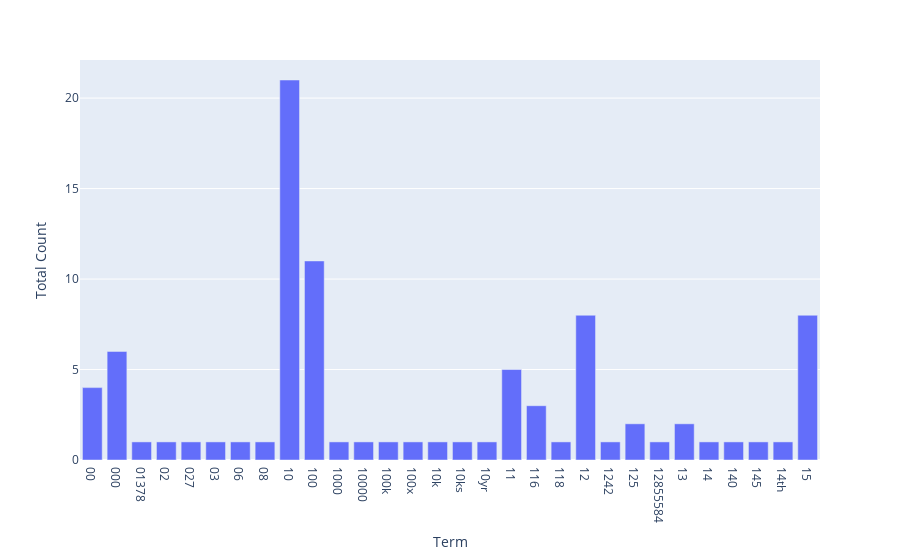

Source (notebook cell):
### Markdown cell above
### >>> Exercise 13
The chart above only contains 300 vocabulary in the documents, and it's already computationally intensive to both compute and visualize. Can you efficiently reduce the number of terms you want to visualize as an exercise.

### Code cell
# Answer here
# Reduce the number of terms to 30
sub = reddit_df_counts[:, :30]
voc_count = sub.sum(axis=0).A1
x_labels = [i for i in count_vect.get_feature_names_out()[:30]]
fig = px.bar(x=x_labels, y=voc_count, labels={'x': 'Term', 'y': 'Total Count'})
fig.show()

### Figure 1 — Plotly figure (JSON) as saved in the notebook; plotly's stock layout.template omitted (floating-point values rounded to 4 significant figures)
{"data": [{"hovertemplate": "Term=%{x}<br>Total Count=%{y}<extra></extra>", "legendgroup": "", "marker": {"color": "#636efa", "pattern": {"shape": ""}}, "name": "", "orientation": "v", "showlegend": false, "textposition": "auto", "type": "bar", "x": ["00", "000", "01378", "02", "027", "03", "06", "08", "10", "100", "1000", "10000", "100k", "100x", "10k", "10ks", "10yr", "11", "116", "118", "12", "1242", "125", "12855584", "13", "14", "140", "145", "14th", "15"], "xaxis": "x", "y": [4, 6, 1, 1, 1, 1, 1, 1, 21, 11, 1, 1, 1, 1, 1, 1, 1, 5, 3, 1, 8, 1, 2, 1, 2, 1, 1, 1, 1, 8], "yaxis": "y"}], "layout": {"barmode": "relative", "legend": {"tracegroupgap": 0}, "margin": {"t": 60}, "xaxis": {"anchor": "y", "domain": [0, 1], "title": {"text": "Term"}}, "yaxis": {"anchor": "x", "domain": [0, 1], "title": {"text": "Total Count"}}}}
